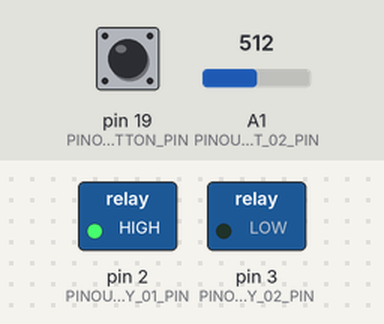
Bench run of a sketch on a simulated Arduino Uno, built with avr-gcc and run on an emulated ATmega328P. Parts: switched loads named in the sketch (green lamp = pin HIGH). Inputs (shaded band) come from the test bench; at power-on: A1 (PINOUT_INPUT_02_PIN) = 512, pin 19 (PINOUT_TEST_BUTTON_PIN) LOW.

Above: at 6.2 s.
6.3 s: A1 (PINOUT_INPUT_02_PIN) set to 225
7.8 s: A1 (PINOUT_INPUT_02_PIN) set to 203
At 9.0 s:
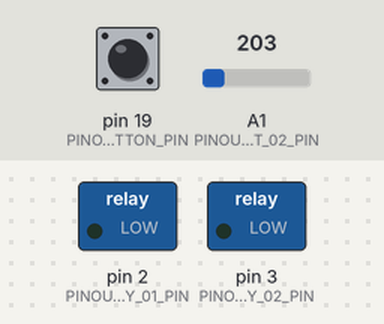
9.3 s: A1 (PINOUT_INPUT_02_PIN) set to 228
10.8 s: A1 (PINOUT_INPUT_02_PIN) set to 262
At 12.0 s:
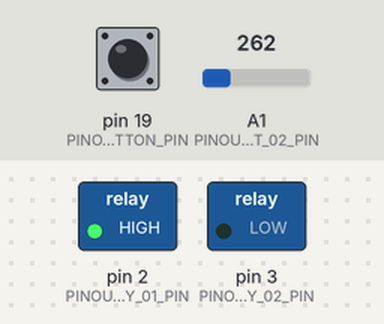
12.3 s: pin 19 (PINOUT_TEST_BUTTON_PIN) pulled HIGH for 0.15 s
At 12.42 s:
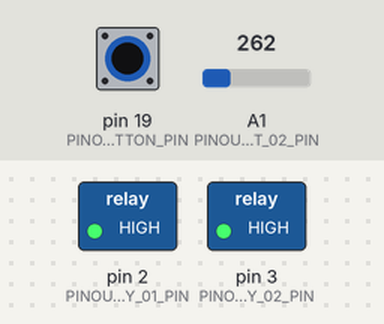
14.0 s: pin 19 (PINOUT_TEST_BUTTON_PIN) pulled HIGH for 3.2 s
At 18.4 s:
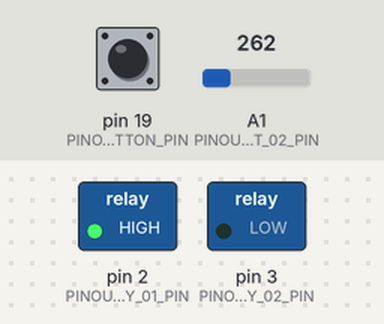
Timing chart, 0 to 19.8 s (numbered marks = the images above; inputs shaded):
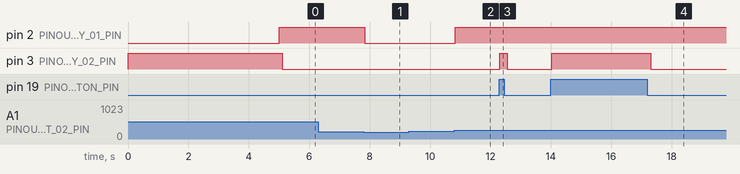

Measured:
- the behaviour switches between 216 and 215 on A1 (PINOUT_INPUT_02_PIN) (found by bisection; images 0 and 1)
- the behaviour switches between 245 and 246 on A1 (PINOUT_INPUT_02_PIN) (found by bisection; images 1 and 2)
- after the input at 6.3 s, every drawn part: stays the same
- after the input at 7.8 s, pin 2 (PINOUT_RELAY_01_PIN): HIGH → LOW at once
- after the input at 9.3 s, every drawn part: stays the same
- after the input at 10.8 s, pin 2 (PINOUT_RELAY_01_PIN): LOW → HIGH at once
- after the input at 12.3 s, pin 3 (PINOUT_RELAY_02_PIN): LOW → HIGH at once, → LOW 0.25 s later
- after the input at 14.0 s, pin 3 (PINOUT_RELAY_02_PIN): LOW → HIGH at once, → LOW 3.3 s later

The sketch:

analog-signal-monitor.ino
```cpp
#include "config.h"
#include "analog-reader.h"
#include "relay-commander.h"
#include "alarm_supervisor.h"
#include "fault_supervisor.h"
#include "test_procedure.h"

AnalogReader faultInput(FAULT_INPUT_PIN, ANALOG_GAIN);
AnalogReader alarmInput(ALARM_INPUT_PIN, ANALOG_GAIN);

RelayCommander alarmRelay(ALARM_RELAY_PIN, ALARM_ACTIVE_POLARITY);
RelayCommander faultRelay(FAULT_RELAY_PIN, FAULT_ACTIVE_POLARITY);

AlarmSupervisor alarmSupervisor(&alarmRelay, &alarmInput);
FaultSupervisor faultSupervisor(&faultRelay, &alarmInput);

TestProcedure testButton(TEST_BUTTON_PIN);

void setup() {
  alarmInput.setVoltageReference(5.5);
  alarmSupervisor.setReferenceValue(0.0075*165);
  alarmSupervisor.setHysteresis(0.08);
  delay(SENSOR_WARMUP_TIME);
}

void loop() {
  alarmSupervisor.run();
  faultSupervisor.run();
  testButton.run();

  faultSupervisor.forceCondition(testButton.isTesting());
  digitalWrite(FAULT_LED_PIN, faultSupervisor.isFaultCondition());
}
```

alarm_supervisor.cpp
```cpp
#include "alarm_supervisor.h"

AlarmSupervisor::AlarmSupervisor(RelayCommander *alarmRelay, AnalogReader *alarmReader) {
  _alarmReader = alarmReader;
  _alarmRelay = alarmRelay;
  _alarm_condition = false;
}
void AlarmSupervisor::setReferenceValue(double ref) {
  _ref = ref;
}
double AlarmSupervisor::getReferenceValue() {
  return _ref;
}
void AlarmSupervisor::setHysteresis(double hyst) {
  _hyst_upper_limit = _ref + hyst;
  _hyst_lower_limit = _ref - hyst;
}
double AlarmSupervisor::getHysteresis() {
  return _hyst_upper_limit - _hyst_lower_limit;
}

bool AlarmSupervisor::isAlarmCondition() {
  return _alarm_condition;
}

void AlarmSupervisor::run() {
  if(_alarmReader->compare(_hyst_lower_limit) <= 0 ) {
    _alarm_condition = false;
  } else if (_alarmReader->compare(_hyst_upper_limit) >= 0) {
    _alarm_condition = true;
  }

  if(isAlarmCondition()) {
    _alarmRelay->on();
  } else {
    _alarmRelay->off();
  }
}
```

alarm_supervisor.h
```cpp
#ifndef __ALARM_SUPERVISOR_H__
#define __ALARM_SUPERVISOR_H__

#include "relay-commander.h"
#include "analog-reader.h"

class AlarmSupervisor {
  public:
  AlarmSupervisor(RelayCommander *alarmRelay, AnalogReader *alarmReader);

  void setReferenceValue(double ref);
  double getReferenceValue();

  void setHysteresis(double hyst);
  double getHysteresis();

  bool isAlarmCondition();

  void run();

  private:
  double _ref;
  double _hyst_upper_limit, _hyst_lower_limit;
  bool _alarm_condition;
  RelayCommander *_alarmRelay;
  AnalogReader *_alarmReader;
};

#endif //__ALARM_SUPERVISOR_H__
```

analog-reader.cpp
```cpp
#include <Arduino.h>
#include "analog-reader.h"

AnalogReader::AnalogReader(int pin, double upper_r, double lower_r) {
  if(lower_r != 0) {
    _gain = (upper_r + lower_r) / lower_r;
  } else {
    _gain = lower_r;
  }
  _pin = pin;
  _tolerance = DEFAULT_TOLERANCE;
  _gain = ((upper_r + lower_r) == 0) ? 1 :(lower_r / (upper_r + lower_r));
}

AnalogReader::AnalogReader(int pin, double gain) {
  _pin = pin;
  _gain = gain;
}

double AnalogReader::read() {
  double voltage = readRaw() * (_voltage_ref / ADC_RESOLUTION);
  return(_gain * voltage);
}

unsigned int AnalogReader::readRaw() {
  return(analogRead(_pin));
}

int AnalogReader::compare(double ref) {
  double diff = read() - ref;

  if(diff >= _tolerance) {
    return 1;
  } else {

  }
  if(diff == 0) {
    return 0;
  } else if (diff > _tolerance) {
    return 1;
  } else {
    return -1;
  }
}

void AnalogReader::setVoltageReference(double volt_ref) {
  _voltage_ref = volt_ref;
}
```

analog-reader.h
```cpp
#ifndef __ANALOG_READER_H__
#define __ANALOG_READER_H__

#define DEFAULT_TOLERANCE 0.00001F
#define ADC_RESOLUTION 1023.0F

class AnalogReader {
  public:
  AnalogReader(int pin, double upper_r, double lower_r);
  AnalogReader(int pin, double gain);

  double read();
  unsigned int readRaw();
  int compare(double ref);
  void setVoltageReference(double volt_ref);

  private:
  int _pin;
  double _gain;
  double _tolerance;
  double _voltage_ref;
};

#endif //__ANALOG_READER_H__
```

fault_supervisor.cpp
```cpp
#include "fault_supervisor.h"

FaultSupervisor::FaultSupervisor(RelayCommander *faultRelay, AnalogReader *alarmReader, AnalogReader *powerStatus) {
  _faultRelay = faultRelay;
  _alarmReader = alarmReader;
  _powerStatus = powerStatus;
  _fault_condition = false;
  _forced_condition = false;
}

FaultSupervisor::FaultSupervisor(RelayCommander *faultRelay, AnalogReader *alarmReader) {
  _faultRelay = faultRelay;
  _alarmReader = alarmReader;
  _powerStatus = alarmReader;
  _fault_condition = false;
  _forced_condition = false;
}

bool FaultSupervisor::isFaultCondition() {
  return _fault_condition;
}
void FaultSupervisor::forceCondition(bool cond) {
  _forced_condition = cond;
}

void FaultSupervisor::run() {
  if((_alarmReader->compare(FAULT_SIGNAL_VALUE) <= 0) || (_powerStatus->compare(FAULT_SIGNAL_VALUE) <= 0) || _forced_condition) {
    _fault_condition = true;
  } else {
    _fault_condition = false;
  }

  if(isFaultCondition()) {
    _faultRelay->on();
  } else {
    _faultRelay->off();
  }
}
```

fault_supervisor.h
```cpp
#ifndef __FAULT_SUPERVISOR_H__
#define __FAULT_SUPERVISOR_H__

#include "relay-commander.h"
#include "analog-reader.h"
#include "config.h"

#define FAULT_SIGNAL_VALUE 0.05F

class FaultSupervisor {
  public:
  FaultSupervisor(RelayCommander *faultRelay, AnalogReader *alarmReader, AnalogReader *powerStatus);
  FaultSupervisor(RelayCommander *faultRelay, AnalogReader *alarmReader);

  void setRefereceValue(double ref);
  void run();
  bool isFaultCondition();
  void forceCondition(bool cond);

  private:
  double _ref_value;
  bool _fault_condition;
  bool _forced_condition;
  RelayCommander *_faultRelay;
  AnalogReader *_alarmReader;
  AnalogReader *_powerStatus;
};

#endif //__FAULT_SUPERVISOR_H__
```

pinout.h
```cpp
#ifndef __PINOUT_H_
#define __PINOUT_H_

// Pins
#define PINOUT_RELAY_01_PIN 2
#define PINOUT_RELAY_02_PIN 3
#define PINOUT_LED_BRD_PIN 13
#define PINOUT_LED_01_PIN 18
#define PINOUT_TEST_BUTTON_PIN 19
#define PINOUT_COMISSION_TOOL_PIN 8
#define PINOUT_INPUT_01_PIN A0
#define PINOUT_INPUT_02_PIN A1

#endif //__PINOUT_H__
```

relay-commander.cpp
```cpp
#include <Arduino.h>
#include "relay-commander.h"

RelayCommander::RelayCommander(int pin) {
  RelayCommander(pin, LOW);
}

RelayCommander::RelayCommander(int pin, int ac_pol) {
  _pin = pin;
  _active_pol = ac_pol;
  pinMode(_pin, OUTPUT);
  digitalWrite(_pin, !_active_pol); // Default OFF state;
}

void RelayCommander::setActivePolarity(int ac_pol) {
  _active_pol = ac_pol;
}

void RelayCommander::on() {
  digitalWrite(_pin, _active_pol);
}

void RelayCommander::off() {
  digitalWrite(_pin, !_active_pol);
}
```

relay-commander.h
```cpp
#ifndef __RELAY_COMMANDER_H__
#define __RELAY_COMMANDER_H__

class RelayCommander {
  public:
  RelayCommander();
  RelayCommander(int pin);
  RelayCommander(int pin, int ac_pol);
  void setActivePolarity(int ac_pol);
  void on();
  void off();

  private:
  int _pin;
  int _active_pol;
};

#endif// __RELAY_COMMANDER_H__
```

test_procedure.cpp
```cpp
#include <Arduino.h>

#include "test_procedure.h"

TestProcedure::TestProcedure(int pin){
  _pin = pin;
  _is_test = false;
  pinMode(_pin, INPUT);
}

bool TestProcedure::digitalReadWithDebounce(long delay_ms) {
  if(digitalRead(_pin) == LOW) {
    delay(delay_ms);
    if(digitalRead(_pin) == LOW) {
      return false;
    }
  }
  return true;
}

bool TestProcedure::isTesting() {
  return _is_test;
}

void TestProcedure::run() {
  if(!isTesting()) {
    if(digitalReadWithDebounce() == LOW) {
      _is_test = true;
      _last_test_time = millis();
    } else {
      _is_test = false;
    }
  }

  if(isTesting()) {
    if(_test_delay > 0) {
      if((millis() - _last_test_time) >= _test_delay) {
        _is_test = false;
      }
    } else if(digitalReadWithDebounce() == HIGH) {
      _is_test = false;
    }
  }
}
```

test_procedure.h
```cpp
#ifndef __TEST_PROCEDURE_H__
#define __TEST_PROCEDURE_H__

#define DEFAULT_TEST_DELAY 0 //Retentive

class TestProcedure {
  public:
  TestProcedure(int pin);

  bool digitalReadWithDebounce(long delay_ms = 50);

  bool isTesting();

  void run();

  private:
  long _test_delay;
  long _last_test_time;
  bool _is_test;
  int _pin;

};

#endif
```

config.h
```cpp
#ifndef __CONFIG_H__
#define __CONFIG_H__

#include "pinout.h"

// Use of Board Resources
#define FAULT_LED_PIN PINOUT_LED_01_PIN
#define FAULT_RELAY_PIN PINOUT_RELAY_02_PIN
#define FAULT_INPUT_PIN PINOUT_INPUT_01_PIN

#define ALARM_RELAY_PIN PINOUT_RELAY_01_PIN
#define ALARM_INPUT_PIN PINOUT_INPUT_02_PIN

#define COMISSION_TOOL_PIN PINOUT_COMISSION_TOOL_PIN
#define TEST_BUTTON_PIN PINOUT_TEST_BUTTON_PIN

// Polarity Configuration
#define FAULT_ACTIVE_POLARITY LOW
#define ALARM_ACTIVE_POLARITY HIGH

// Analog Configuration
#define ANALOG_GAIN 1

// Warm-up Time
#define SENSOR_WARMUP_TIME 5000

#endif // __CONFIG_H__
```
